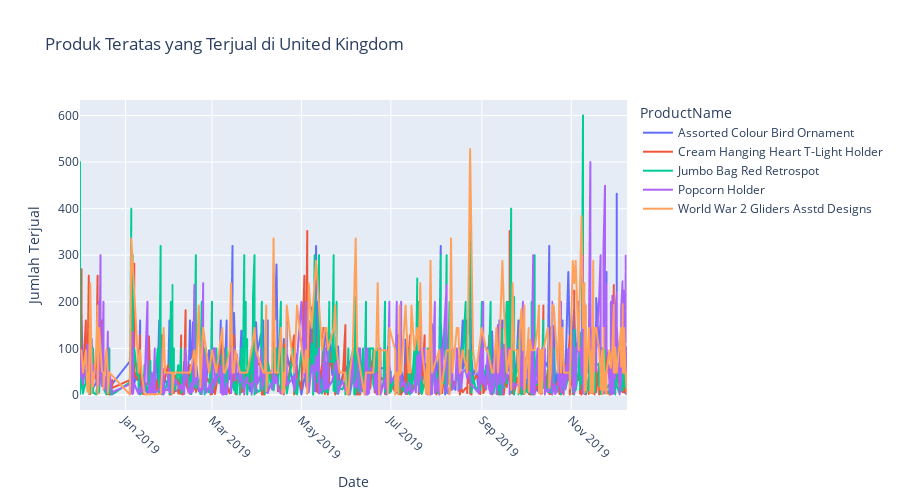

Notebook code for this chart:
### Code cell
top_product = top_products['ProductName'].unique()
df_filtered = df_sorted[(df_sorted['ProductName'].isin(top_product)) & (df_sorted['Country'] == 'United Kingdom')] 
df_sum_quantity = df_filtered.groupby(['ProductName', 'Date', 'Price'])['Quantity'].sum().reset_index()
df_sum_quantity

# Membuat diagram batang menggunakan plotly express untuk produk teratas yang terjual di Jerman
fig = px.line(df_sum_quantity, x='Date', y='Quantity', color='ProductName',
             labels={'Quantity': 'Jumlah Terjual'},
             title='Produk Teratas yang Terjual di United Kingdom',
             height=500)

fig.update_xaxes(tickangle=45)  # Rotasi label sumbu x agar mudah dibaca
fig.show()

### Figure 1 — Plotly figure (JSON) as saved in the notebook; plotly's stock layout.template omitted (floating-point values rounded to 4 significant figures; data arrays with more than 128 entries replaced by an {"elided": "..."} marker saying what was removed)
{"data": [{"hovertemplate": "ProductName=Assorted Colour Bird Ornament<br>Date=%{x}<br>Jumlah Terjual=%{y}<extra></extra>", "legendgroup": "Assorted Colour Bird Ornament", "line": {"color": "#636efa", "dash": "solid"}, "marker": {"symbol": "circle"}, "mode": "lines", "name": "Assorted Colour Bird Ornament", "showlegend": true, "type": "scattergl", "x": {"elided": "383 str values"}, "xaxis": "x", "y": {"elided": "383 int values"}, "yaxis": "y"}, {"hovertemplate": "ProductName=Cream Hanging Heart T-Light Holder<br>Date=%{x}<br>Jumlah Terjual=%{y}<extra></extra>", "legendgroup": "Cream Hanging Heart T-Light Holder", "line": {"color": "#EF553B", "dash": "solid"}, "marker": {"symbol": "circle"}, "mode": "lines", "name": "Cream Hanging Heart T-Light Holder", "showlegend": true, "type": "scattergl", "x": {"elided": "658 str values"}, "xaxis": "x", "y": {"elided": "658 int values"}, "yaxis": "y"}, {"hovertemplate": "ProductName=Jumbo Bag Red Retrospot<br>Date=%{x}<br>Jumlah Terjual=%{y}<extra></extra>", "legendgroup": "Jumbo Bag Red Retrospot", "line": {"color": "#00cc96", "dash": "solid"}, "marker": {"symbol": "circle"}, "mode": "lines", "name": "Jumbo Bag Red Retrospot", "showlegend": true, "type": "scattergl", "x": {"elided": "625 str values"}, "xaxis": "x", "y": {"elided": "625 int values"}, "yaxis": "y"}, {"hovertemplate": "ProductName=Popcorn Holder<br>Date=%{x}<br>Jumlah Terjual=%{y}<extra></extra>", "legendgroup": "Popcorn Holder", "line": {"color": "#ab63fa", "dash": "solid"}, "marker": {"symbol": "circle"}, "mode": "lines", "name": "Popcorn Holder", "showlegend": true, "type": "scattergl", "x": {"elided": "543 str values"}, "xaxis": "x", "y": {"elided": "543 int values"}, "yaxis": "y"}, {"hovertemplate": "ProductName=World War 2 Gliders Asstd Designs<br>Date=%{x}<br>Jumlah Terjual=%{y}<extra></extra>", "legendgroup": "World War 2 Gliders Asstd Designs", "line": {"color": "#FFA15A", "dash": "solid"}, "marker": {"symbol": "circle"}, "mode": "lines", "name": "World War 2 Gliders Asstd Designs", "showlegend": true, "type": "scattergl", "x": {"elided": "260 str values"}, "xaxis": "x", "y": {"elided": "260 int values"}, "yaxis": "y"}], "layout": {"height": 500, "legend": {"title": {"text": "ProductName"}, "tracegroupgap": 0}, "title": {"text": "Produk Teratas yang Terjual di United Kingdom"}, "xaxis": {"anchor": "y", "domain": [0, 1], "tickangle": 45, "title": {"text": "Date"}}, "yaxis": {"anchor": "x", "domain": [0, 1], "title": {"text": "Jumlah Terjual"}}}}
